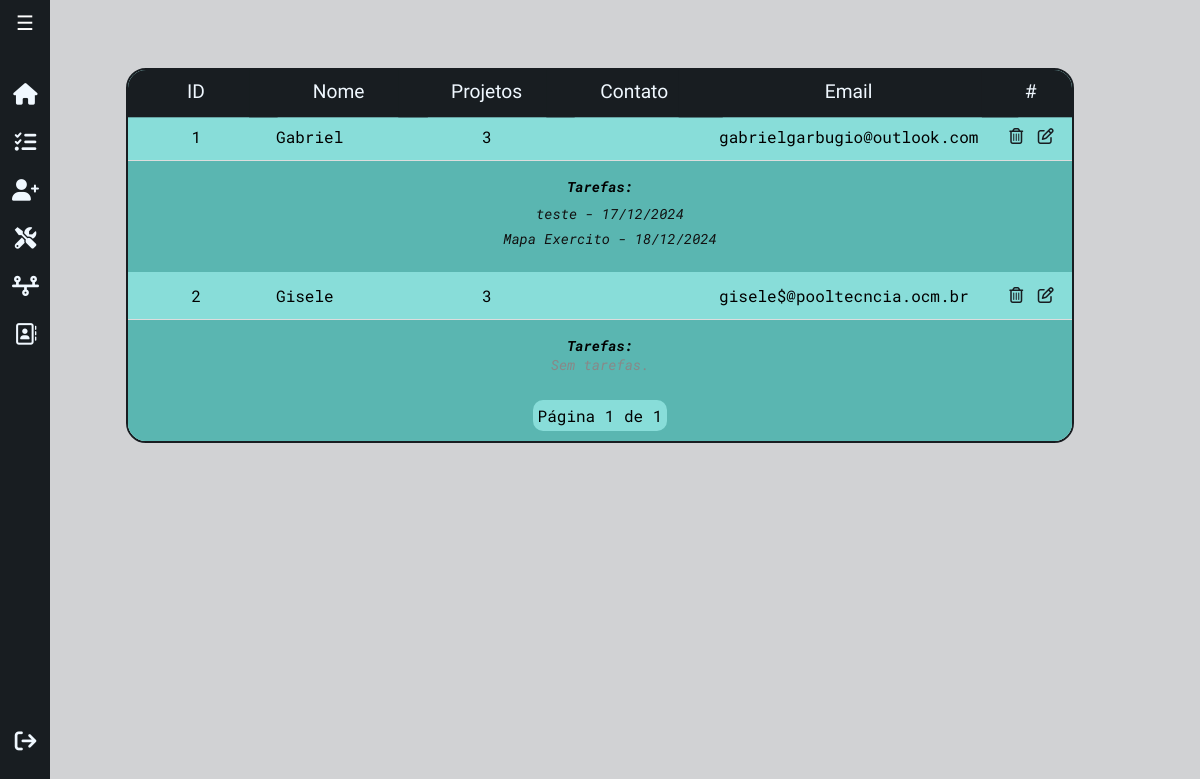
Before: /ambielle/listaClientes/ (signed in) with the older database file.
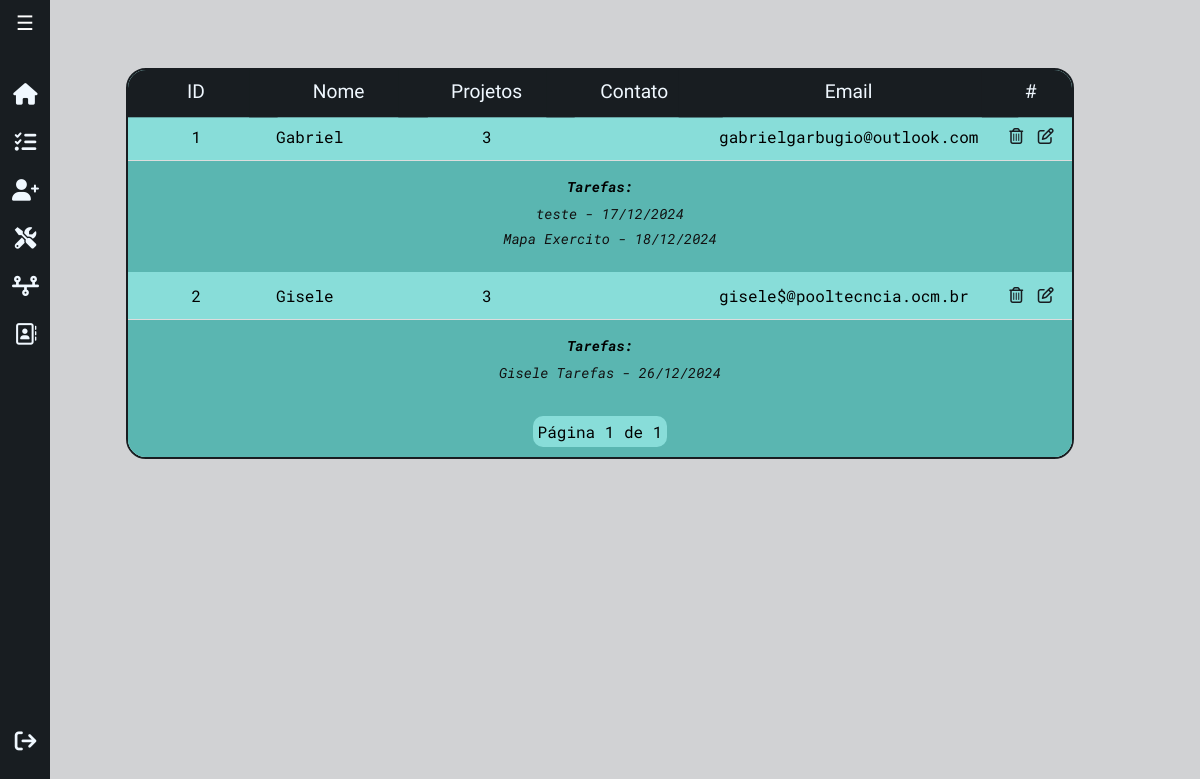
After: the same page with the newer database file.
### workflow/models.py (models this page shows, shortened)
class Cliente(models.Model):
    nome = models.CharField(max_length=255)
    endereco = models.CharField(max_length=255)
    razao_social = models.CharField(max_length=255, blank=True, null=True)
    telefone = models.CharField(max_length=15)
    email = models.EmailField()
    contato_principal = models.CharField(max_length=255)
    contato_secundario = models.CharField(max_length=255, blank=True, null=True)
    proposta_link = models.URLField(blank=True, null=True)

class Tarefa(models.Model):
    STATUS_CHOICES = [
        ('Iniciado', 'Iniciado'),
        ('Coleta De Informações', 'Coleta de Informações'),
        ('Execucao', 'Execução'),
        ('Aprovação Cliente', 'Aprovação Cliente'),
        ('Concluído', 'Concluído'),
        ('Encerrado', 'Encerrado'),
    ]
    tipo_servico = models.ForeignKey(TipoServico, on_delete=models.CASCADE, related_name="tarefas")
    cliente = models.ForeignKey(Cliente, on_delete=models.CASCADE)
    status = models.CharField(max_length=50, choices=STATUS_CHOICES, default='iniciado')
    data_inicio = models.DateField(default=timezone.now)
    prazo_final = models.DateField(null=True, blank=True)
    observacoes = models.TextField(blank=True, null=True)

class TipoServico(models.Model):
    nome = models.CharField(max_length=50, unique=True)
    orgao = models.CharField(max_length=50, blank=True)
    def __str__(self):
        return f"{self.nome}"

### workflow/views/getPage.py (the view)
# urls.py: path('ambielle/listaClientes/', views.getCliente, name='getCliente'),
@login_required(login_url='workflow:login')
def getCliente(request):
    title = 'Lista de Clientes'
    clientes = Cliente.objects.prefetch_related(
        Prefetch(
            'tarefa_set',  # Substitua 'tarefa_set' pelo related_name definido no modelo, se houver.
            queryset=Tarefa.objects.all(),  # Filtra apenas as tarefas em aberto.
            to_attr='tarefas_em_aberto'  # Armazena as tarefas como um atributo no objeto Cliente.
        )
    )
    paginator = Paginator(clientes, 15)
    page_number = request.GET.get('page')
    page_obj = paginator.get_page(page_number)
    context = {
        'title': title,
        'page_obj': page_obj,
    }
    return render(
        request,
        'workflow/getClientes.html',
        context,
    )

### workflow/templates/workflow/getClientes.html (shortened to what this page needs)
{% extends 'global/base.html' %}
{% block content %}
  <div class="lista">
    <table>
      <thead>
        <tr>
          <th>ID</th>
          <th>Nome</th>
          <th>Projetos</th>
          <th>Contato</th>
          <th>Email</th>
          <th>#</th>
        </tr>
      </thead>
        {% for cliente in page_obj %}
          <tr>
            <td style="text-align: center;">{{ cliente.id }}</td>
            <td>{{ cliente.nome }}</td>
            <td style="text-align: center;">3</td>
            <td>{{ cliente.contato_principal }}</td>
            <td>{{ cliente.email }}</td>
            <td style="text-align: center; vertical-align: middle;">
              <a href="{% url "workflow:deleteCliente" cliente.id %}" onclick="return confirm('Tem certeza que deseja excluir este item?');"><i class="fa-regular fa-trash-can" style="width: 20px; height: 20px; text-decoration: none; color: var(--secondary-color);"></i></a>
              <a href="{% url "workflow:updateCliente" cliente.id %}"><i class="fa-regular fa-pen-to-square" style="width: 20px; height: 20px; text-decoration: none; color: var(--secondary-color);"></i></a>
            </td>
          </tr>
          <tr>
            <td style="text-align: center;" class="sublist" colspan="6">
              <strong>Tarefas:</strong>
              {% if cliente.tarefas_em_aberto %}
                <ul>
                  {% for tarefa in cliente.tarefas_em_aberto %}
                    <li>
                      {{ tarefa.tipo_servico }} - <em>{{ tarefa.prazo_final|date:"d/m/Y" }}</em>
                    </li>
                  {% endfor %}
                </ul>
              {% else %}
                <p>Sem tarefas.</p>
              {% endif %}
            </td>
          </tr>
        {% endfor %}
      <tfoot>
        <tr>
          <td colspan="6" class="tfoot-cell">
            <div class="pagination">
              <span class="step-links">
                <span class="current">
                    Página {{ page_obj.number }} de {{ page_obj.paginator.num_pages }}
                </span>
              </span>
            </div>
          </td>
        </tr>
      </tfoot>
    </table>
  </div>
{% endblock %}

Changed rows visible on the page:
added Tarefa: tipo_servico "Gisele Tarefas", prazo_final "26/12/2024", shown under Cliente "Gisele"
